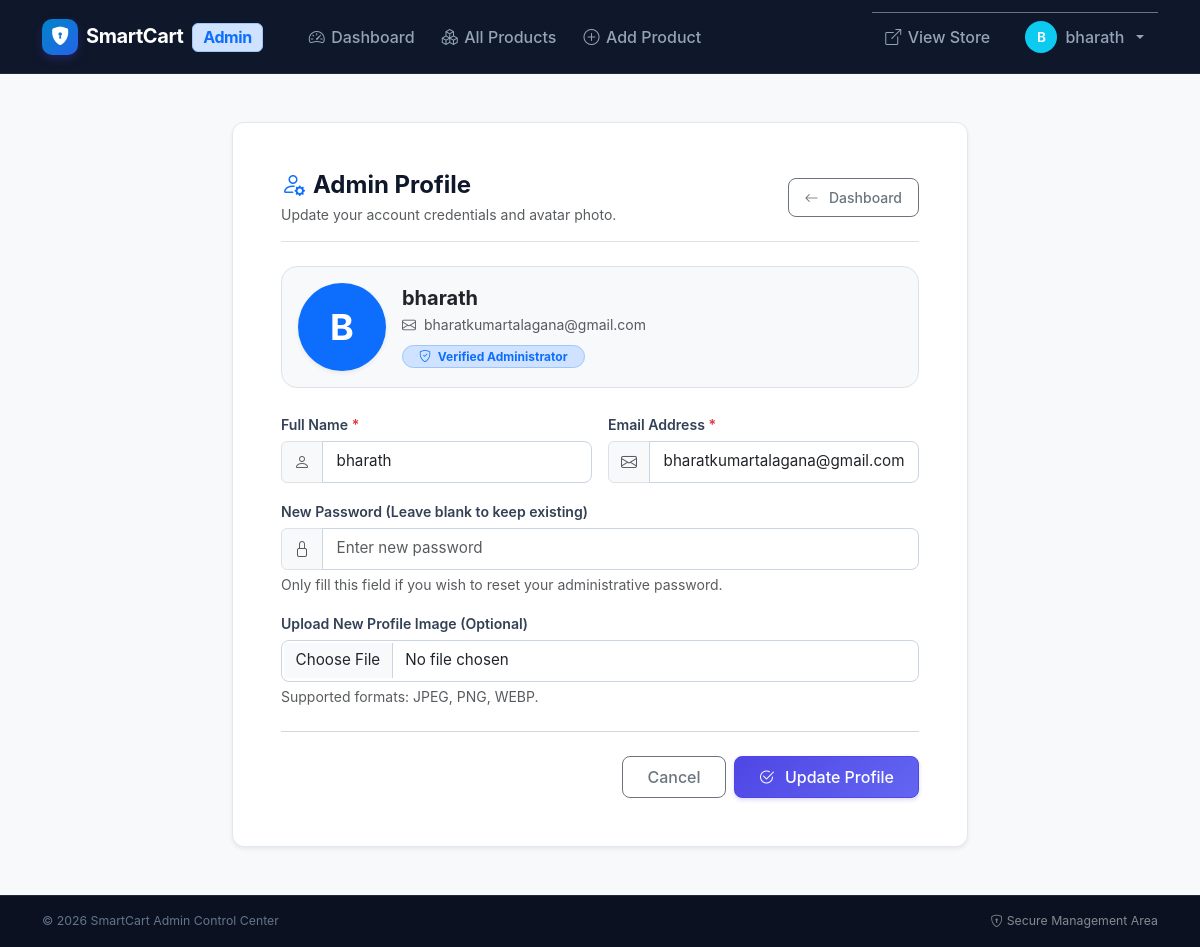
/admin/profile (signed in), run on the app's committed database.
### tables this page shows
CREATE TABLE admin (
    admin_id INTEGER PRIMARY KEY AUTOINCREMENT,
    name TEXT,
    email TEXT UNIQUE,
    password TEXT,
    profile_image TEXT
);

### app.py (the view)
@app.route('/admin/profile', methods=['GET'])
def admin_profile():
    if 'admin_id' not in session:
        flash("Please login!", "danger")
        return redirect('/admin-login')
    admin_id = session['admin_id']
    conn = get_db_connection()
    cursor = conn.cursor(dictionary=True)
    cursor.execute("SELECT * FROM admin WHERE admin_id = %s", (admin_id,))
    admin = cursor.fetchone()
    cursor.close()
    conn.close()
    return render_template("admin/admin_profile.html", admin=admin)

### app.py (called while the page is built)
def get_db_connection():
    db_type = getattr(config, 'DB_TYPE', 'sqlite').lower()
    if db_type == 'mysql':
        if mysql is None:
            raise ImportError("mysql-connector-python is not installed. Please install it or set DB_TYPE='sqlite'.")
        return mysql.connector.connect(
            host=config.DB_HOST,
            user=config.DB_USER,
            password=config.DB_PASSWORD,
            database=config.DB_NAME
        )
    else:
        init_sqlite_db()
        db_path = getattr(config, 'SQLITE_DB_PATH', os.path.join(os.path.dirname(os.path.abspath(__file__)), 'smartcart.db'))
        conn = sqlite3.connect(db_path)
        return SQLiteConnectionWrapper(conn)

    def execute(self, query, params=None):
        query = query.replace('%s', '?')
        if params is not None:
            return self._cursor.execute(query, params)
        return self._cursor.execute(query)

    def fetchone(self):
        row = self._cursor.fetchone()
        return dict(row) if row is not None else None

    def close(self):
        self._cursor.close()

    def cursor(self, dictionary=True):
        return SQLiteCursorWrapper(self._conn.cursor())

    def close(self):
        self._conn.close()

### templates/admin/admin_profile.html (shortened to what this page needs)
{% extends "admin/base_admin.html" %}
{% block content %}
<div class="row justify-content-center py-2 py-md-4">
    <div class="col-12 col-lg-8">
        <div class="sc-card p-3 p-sm-4 p-md-5 shadow-sm">
            <div class="d-flex flex-column flex-sm-row align-items-sm-center justify-content-between mb-4 pb-3 border-bottom gap-2">
                <div>
                    <h3 class="fw-bold mb-1 fs-4 fs-md-3"><i class="bi bi-person-gear text-primary me-2"></i>Admin Profile</h3>
                    <p class="text-muted small mb-0">Update your account credentials and avatar photo.</p>
                </div>
                <a href="/admin-dashboard" class="btn btn-outline-secondary btn-sm align-self-start align-self-sm-center">
                    <i class="bi bi-arrow-left me-1"></i> Dashboard
                </a>
            </div>
            <div class="d-flex flex-column flex-sm-row align-items-center gap-3 p-3 bg-light rounded-4 border mb-4 text-center text-sm-start">
                <div class="flex-shrink-0">
                    {% if admin.profile_image %}
                    <img src="/static/uploads/admin_profiles/{{ admin.profile_image }}"
                         alt="{{ admin.name }}"
                         class="rounded-circle shadow-sm border p-1 bg-white"
                         style="width: 88px; height: 88px; object-fit: cover;"
                         onerror="this.src='https://placehold.co/88x88?text=Admin';">
                    {% else %}
                    <div class="rounded-circle bg-primary text-white d-flex align-items-center justify-content-center shadow-sm mx-auto" style="width: 88px; height: 88px; font-size: 2.25rem; font-weight: bold;">
                        {{ (admin.name or 'A')[0]|upper }}
                    </div>
                    {% endif %}
                </div>
                <div>
                    <h4 class="fw-bold mb-1 text-dark fs-5 fs-md-4">{{ admin.name }}</h4>
                    <p class="text-muted small mb-2"><i class="bi bi-envelope me-1"></i> {{ admin.email }}</p>
                    <span class="badge bg-primary-subtle text-primary border border-primary-subtle px-3 py-1 rounded-pill">
                        <i class="bi bi-shield-check me-1"></i> Verified Administrator
                    </span>
                </div>
            </div>
            <form method="POST" action="/admin/profile" enctype="multipart/form-data">
                <div class="row g-3 mb-3">
                    <div class="col-12 col-md-6">
                        <label class="form-label fw-semibold" for="adminName">Full Name <span class="text-danger">*</span></label>
                        <div class="input-group">
                            <span class="input-group-text bg-light text-muted"><i class="bi bi-person"></i></span>
                            <input type="text" id="adminName" name="name" class="form-control" value="{{ admin.name }}" required>
                        </div>
                    </div>
                    <div class="col-12 col-md-6">
                        <label class="form-label fw-semibold" for="adminEmail">Email Address <span class="text-danger">*</span></label>
                        <div class="input-group">
                            <span class="input-group-text bg-light text-muted"><i class="bi bi-envelope"></i></span>
                            <input type="email" id="adminEmail" name="email" class="form-control" value="{{ admin.email }}" required>
                        </div>
                    </div>
                </div>
                <div class="mb-3">
                    <label class="form-label fw-semibold" for="adminPassword">New Password (Leave blank to keep existing)</label>
                    <div class="input-group">
                        <span class="input-group-text bg-light text-muted"><i class="bi bi-lock"></i></span>
                        <input type="password" id="adminPassword" name="password" class="form-control" placeholder="Enter new password">
                    </div>
                    <div class="form-text small text-muted">Only fill this field if you wish to reset your administrative password.</div>
                </div>
                <div class="mb-4">
                    <label class="form-label fw-semibold" for="adminProfileImage">Upload New Profile Image (Optional)</label>
                    <input type="file" id="adminProfileImage" name="profile_image" class="form-control" accept="image/*">
                    <div class="form-text small text-muted">Supported formats: JPEG, PNG, WEBP.</div>
                </div>
                <hr class="my-4 text-muted">
                <div class="d-flex flex-column flex-sm-row gap-2 justify-content-end">
                    <a href="/admin-dashboard" class="btn btn-outline-secondary px-4">Cancel</a>
                    <button type="submit" class="btn btn-primary px-4 py-2">
                        <i class="bi bi-check2-circle me-1"></i> Update Profile
                    </button>
                </div>
            </form>
        </div>
    </div>
</div>
{% endblock %}

### templates/admin/base_admin.html (shortened to what this page needs)
<!DOCTYPE html>
<html lang="en">
<head>
    <link href="https://cdn.jsdelivr.net/npm/bootstrap@5.3.3/dist/css/bootstrap.min.css" rel="stylesheet">
    <link href="https://cdn.jsdelivr.net/npm/bootstrap-icons@1.11.3/font/bootstrap-icons.min.css" rel="stylesheet">
    <link rel="stylesheet" href="{{ url_for('static', filename='css/style.css') }}">
</head>
<body class="bg-light">
    <header>
        <nav class="navbar navbar-expand-lg sc-navbar sc-admin-navbar sticky-top">
            <div class="container">
                <a class="navbar-brand sc-brand" href="{% if session.get('admin_id') %}/admin-dashboard{% else %}/admin-login{% endif %}">
                    <span class="sc-logo-icon" style="background: linear-gradient(135deg, #0284c7 0%, #2563eb 100%);">
                        <i class="bi bi-shield-lock-fill"></i>
                    </span>
                    <span class="text-white">SmartCart <span class="badge bg-primary-subtle text-primary border border-primary-subtle fs-6 align-middle ms-1">Admin</span></span>
                </a>
                <div class="collapse navbar-collapse" id="adminNavbar">
                    {% if session.get('admin_id') %}
                    <ul class="navbar-nav me-auto mb-2 mb-lg-0 ms-lg-3 py-2 py-lg-0">
                        <li class="nav-item">
                            <a class="nav-link sc-nav-link" href="/admin-dashboard">
                                <i class="bi bi-speedometer2"></i> Dashboard
                            </a>
                        </li>
                        <li class="nav-item">
                            <a class="nav-link sc-nav-link" href="/admin/item-list">
                                <i class="bi bi-boxes"></i> All Products
                            </a>
                        </li>
                        <li class="nav-item">
                            <a class="nav-link sc-nav-link" href="/admin/add-item">
                                <i class="bi bi-plus-circle"></i> Add Product
                            </a>
                        </li>
                    </ul>
                    <ul class="navbar-nav align-items-lg-center gap-2 py-2 py-lg-0 border-top border-lg-0 border-secondary pt-3 pt-lg-0">
                        <li class="nav-item">
                            <a class="nav-link sc-nav-link text-white-50" href="/user/products" target="_blank">
                                <i class="bi bi-box-arrow-up-right"></i> View Store
                            </a>
                        </li>
                        <li class="nav-item dropdown">
                            <a class="nav-link dropdown-toggle sc-nav-link text-white d-flex align-items-center gap-2" href="#" role="button" data-bs-toggle="dropdown" aria-expanded="false">
                                <span class="rounded-circle bg-info text-white d-inline-flex align-items-center justify-content-center" style="width: 32px; height: 32px; font-weight: 600; font-size: 0.85rem;">
                                    {{ (session.get('admin_name', 'A'))[0]|upper }}
                                </span>
                                <span>{{ session.get('admin_name', 'Admin') }}</span>
                            </a>
                        </li>
                    </ul>
                    {% endif %}
                </div>
            </div>
        </nav>
    </header>
    <main class="py-3 py-md-4">
        <div class="container">
            {% block content %}{% endblock %}
        </div>
    </main>
    <footer class="sc-footer sc-admin-footer mt-auto py-3">
        <div class="container d-flex flex-column flex-sm-row justify-content-between align-items-center small text-center text-sm-start gap-1">
            <span>&copy; 2026 SmartCart Admin Control Center</span>
            <span class="text-white-50"><i class="bi bi-shield-lock me-1"></i>Secure Management Area</span>
        </div>
    </footer>
</body>
</html>

### static/css/style.css (style rules this page uses)
:root { --sc-primary: #4f46e5; --sc-primary-hover: #4338ca; --sc-primary-subtle: #eef2ff; --sc-accent: #06b6d4; --sc-success: #10b981; --sc-warning: #f59e0b; --sc-danger: #ef4444; --sc-dark: #0f172a; --sc-slate: #334155; --sc-muted: #64748b; --sc-border: #e2e8f0; --sc-bg: #f8fafc; --sc-card-bg: #ffffff; --sc-radius-sm: 8px; --sc-radius: 12px; --sc-radius-lg: 16px; --sc-shadow-sm: 0 1px 3px rgba(0, 0, 0, 0.05); --sc-shadow: 0 4px 6px -1px rgba(0, 0, 0, 0.07), 0 2px 4px -2px rgba(0, 0, 0, 0.04); --sc-shadow-lg: 0 10px 25px -3px rgba(0, 0, 0, 0.08), 0 4px 6px -4px rgba(0, 0, 0, 0.03); --sc-shadow-hover: 0 14px 28px -4px rgba(79, 70, 229, 0.12), 0 6px 12px -4px rgba(0, 0, 0, 0.05); }
html { scroll-behavior: smooth; }
body { font-family: -apple-system, BlinkMacSystemFont, "Segoe UI", Roboto, "Helvetica Neue", Arial, sans-serif; background-color: var(--sc-bg); color: var(--sc-dark); min-height: 100vh; display: flex; flex-direction: column; overflow-x: hidden; -webkit-tap-highlight-color: transparent; }
main { flex: 1; }
a { text-decoration: none; color: var(--sc-primary); transition: color 0.2s ease, background-color 0.2s ease, transform 0.2s ease; }
.sc-navbar { background: rgba(255, 255, 255, 0.95); backdrop-filter: blur(12px); -webkit-backdrop-filter: blur(12px); border-bottom: 1px solid var(--sc-border); padding: 0.75rem 0; transition: box-shadow 0.25s ease; z-index: 1030; }
.sc-navbar.sc-admin-navbar { background: #0f172a; border-bottom: 1px solid #1e293b; }
.sc-brand { font-weight: 700; font-size: 1.25rem; letter-spacing: -0.02em; color: var(--sc-dark); display: inline-flex; align-items: center; gap: 0.5rem; }
.sc-brand .sc-logo-icon { width: 36px; height: 36px; background: linear-gradient(135deg, var(--sc-primary) 0%, #7c3aed 100%); color: #ffffff; border-radius: 10px; display: inline-flex; align-items: center; justify-content: center; font-size: 1.15rem; box-shadow: 0 4px 10px rgba(79, 70, 229, 0.25); flex-shrink: 0; }
.sc-admin-navbar .sc-brand { color: #f8fafc; }
.sc-nav-link { font-weight: 500; color: var(--sc-slate) !important; padding: 0.5rem 0.85rem !important; border-radius: 8px; transition: all 0.2s ease; display: inline-flex; align-items: center; gap: 0.4rem; }
.sc-admin-navbar .sc-nav-link { color: #94a3b8 !important; }
.btn { font-weight: 500; border-radius: 8px; padding: 0.5rem 1rem; transition: all 0.2s ease; display: inline-flex; align-items: center; justify-content: center; gap: 0.4rem; white-space: nowrap; }
.btn-primary { background: linear-gradient(135deg, var(--sc-primary) 0%, #6366f1 100%); border-color: var(--sc-primary); color: #ffffff; box-shadow: 0 2px 4px rgba(79, 70, 229, 0.2); }
.sc-card { background: var(--sc-card-bg); border: 1px solid var(--sc-border); border-radius: var(--sc-radius); box-shadow: var(--sc-shadow-sm); transition: all 0.25s cubic-bezier(0.16, 1, 0.3, 1); overflow: hidden; }
.form-label { font-weight: 600; font-size: 0.88rem; color: var(--sc-slate); margin-bottom: 0.35rem; }
.form-control, .form-select { border: 1px solid #cbd5e1; border-radius: 8px; padding: 0.55rem 0.85rem; font-size: 0.95rem; transition: border-color 0.2s ease, box-shadow 0.2s ease; background-color: #ffffff; }
.sc-footer { background: #ffffff; border-top: 1px solid var(--sc-border); color: var(--sc-muted); font-size: 0.88rem; padding: 2rem 0 1.5rem 0; margin-top: 3.5rem; }
.sc-admin-footer { background: #0b1120; border-top: 1px solid #1e293b; color: #64748b; }

### data on the page
admin: get "bharath", name "B", name "bharath", email "bharatkumartalagana@gmail.com"

### other printed values
{{ (session.get('admin_name', 'A'))[0]|upper }} "B"
